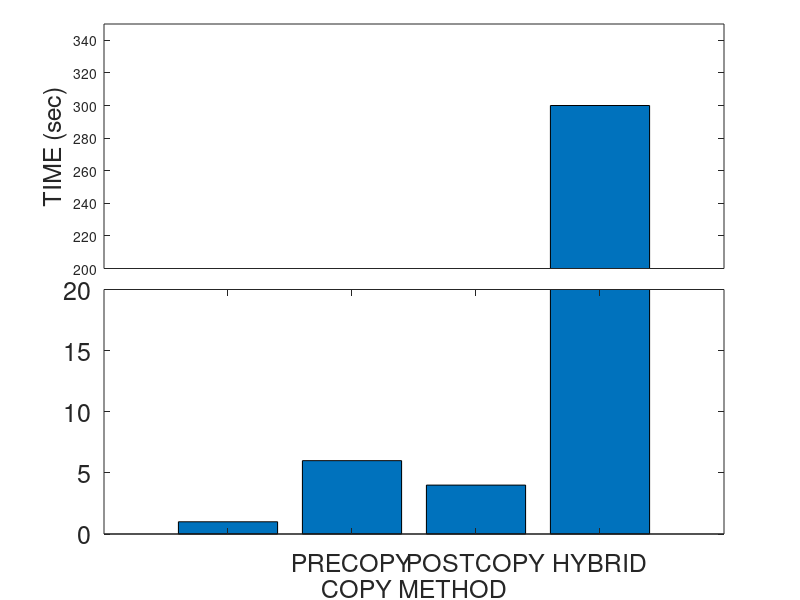
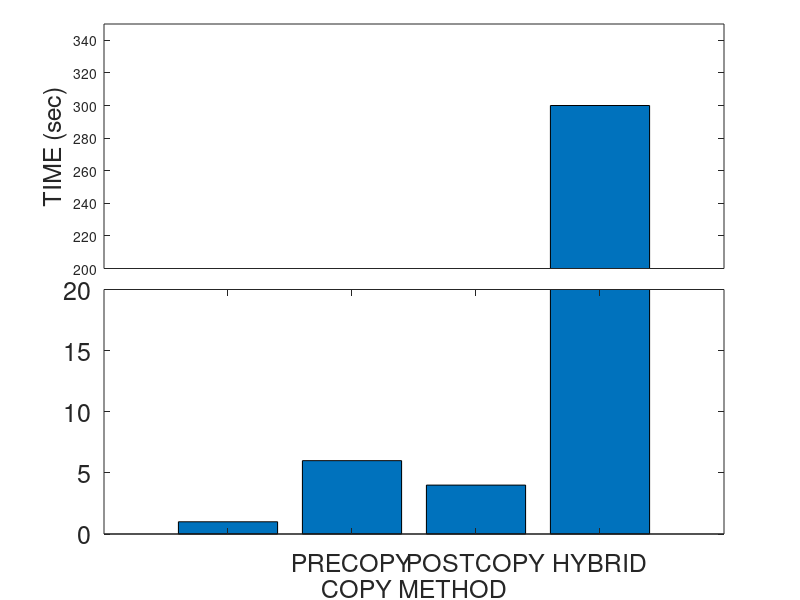
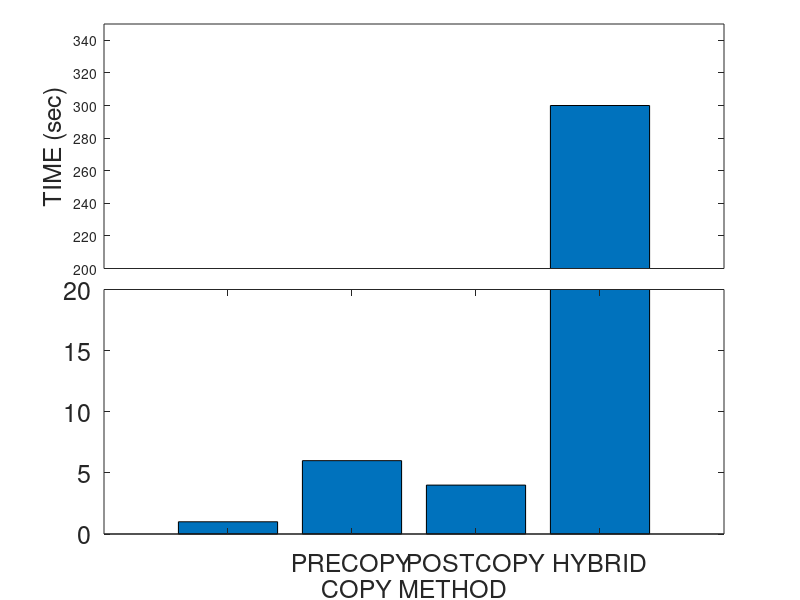

Write the MATLAB code that produced these figures, in order.
a=[1 6 4 300];
x = {'', 'PRECOPY', 'POSTCOPY', 'HYBRID', 'PRO-HYBRID', ''};

fontsize = 18;

ylim1=[0 20];
%ylim2=[100 300];
%ylim2=[200 400];
ylim2=[200 350];
xlim=[0 length(a)+1];

figure;

% retrieve your default axis pos
clf;
p0=get(gca,'position')
delete(gcf);

% create axis1
%a1=axes('position',[p0(1) p0(2) p0(3)/2-.025 p0(4)]);
a1=axes('position',[p0(1) p0(2) p0(3) p0(4)/2]);
%barh(a);
bar(a);
%set(a1,'ylim',ylim1);
set(a1,'ylim',ylim1, 'XTickLabel', x, 'FontSize', fontsize);
xlabel('COPY METHOD', 'FontSize', fontsize);
%ylabel('TIME', 'FontSize', fontsize);

%box off;

% create axis2
%a2=axes('position',[p0(1)+p0(3)/2+.025 p0(2) p0(3)/2-.025 p0(4)]);
a2=axes('position',[p0(1) p0(4)/2+.145 p0(3) p0(4)/2])
%a2=axes('position',[p0(1) p0(2) p0(3) p0(4)/2]);
%barh(a);
bar(a);

%set(a2,'ylim',ylim1);
set(a2,'ylim',ylim2);
%ylim(ylim2);
%set(a2,'xlim',xlim,'ylim',ylim2);
set(a2,'xtick',[]);
%set(a2,'xcolor',get(a2,'color'));
ylabel('TIME (sec)', 'FontSize', fontsize);
%box off

%%%%%%%%%%%%%%%% plotting %%%%%%%%%%%%%%%%%%%%%
output = "break_axis";

%figure;
saveas(1, strcat(output, ".png"));
saveas(1, strcat(output, ".emf"));
saveas(1, strcat(output, ".eps"));

%box off
